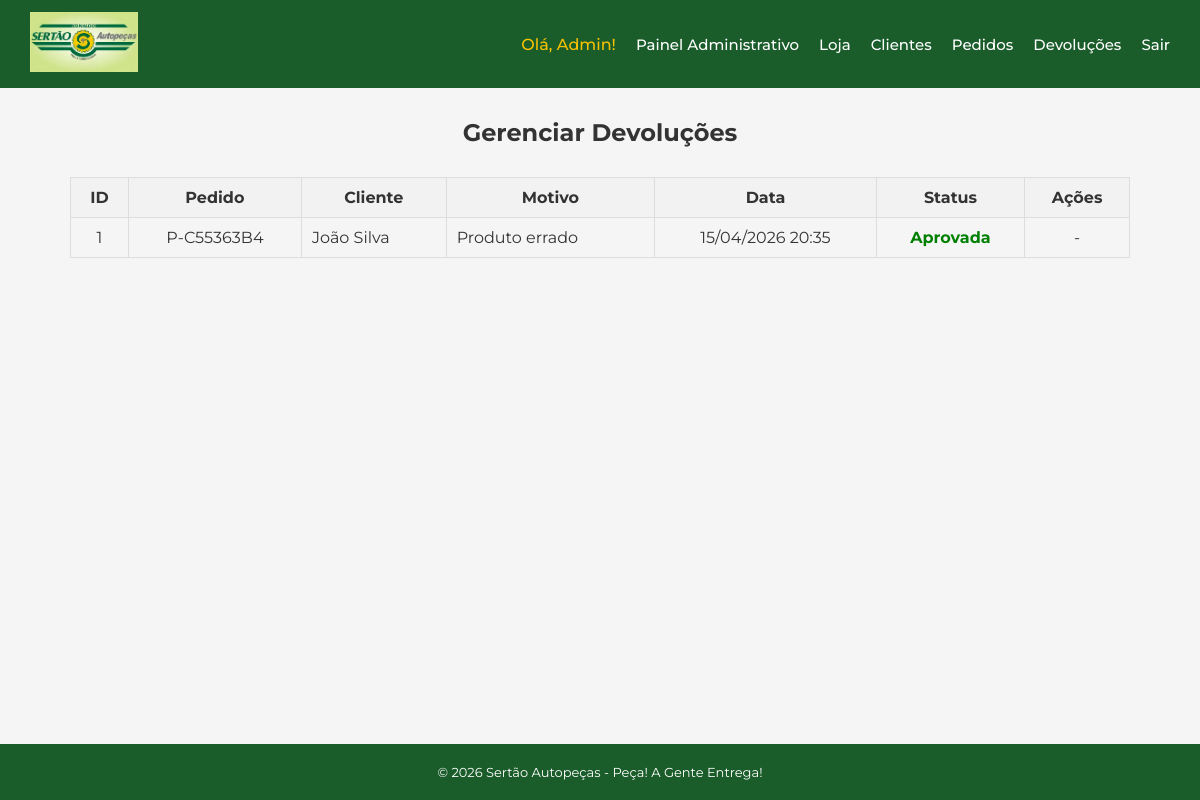
The page /admin/devolucoes (signed in) on the database as committed earlier.
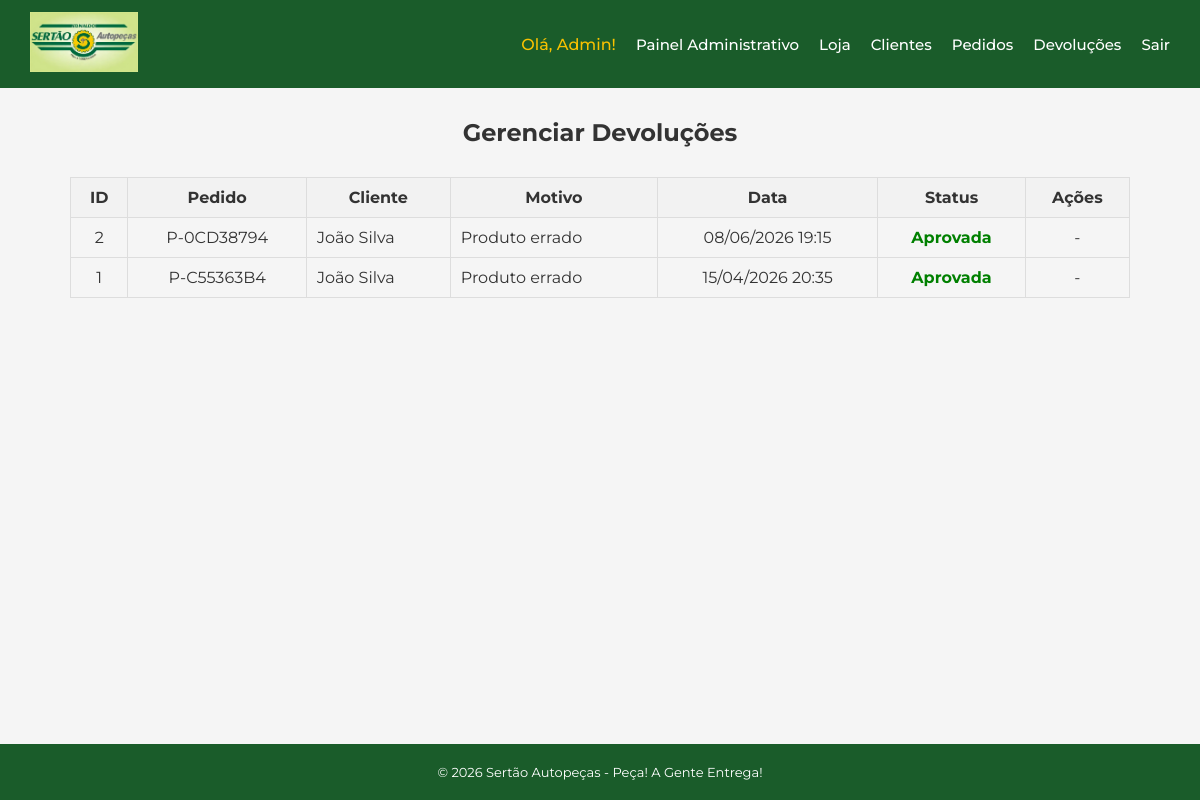
The same page on the database as committed later.
### app/models.py (models this page shows)
class Devolucao(db.Model):
    id = db.Column(db.Integer, primary_key=True)
    protocolo = db.Column(db.String, nullable=False)
    pedido_id = db.Column(db.Integer, db.ForeignKey('pedido.id'), nullable=False)
    motivo = db.Column(db.String, nullable=False)
    status = db.Column(db.String, nullable=False)
    data = db.Column(db.DateTime, default=agora_brasilia)
    pedido = db.relationship('Pedido', backref='devolucoes')

class Pedido(db.Model):
    id = db.Column(db.Integer, primary_key=True)
    numero = db.Column(db.String, nullable=False, unique=True)
    data = db.Column(db.DateTime, default=agora_brasilia)
    status = db.Column(db.String, nullable=False)
    usuario_id = db.Column(db.Integer, db.ForeignKey('usuario.id'), nullable=False)
    usuario = db.relationship('Usuario', back_populates='pedidos')
    itens = db.relationship('ItemPedido', backref='pedido')

class Usuario(UserMixin, db.Model):
    id = db.Column(db.Integer, primary_key=True)
    nome = db.Column(db.String(100), nullable=False)
    email = db.Column(db.String(100), nullable=False, unique=True)
    senha = db.Column(db.String(100), nullable=False)
    perfil = db.Column(db.String(100), nullable=False)
    endereco = db.Column(db.String(200), nullable=True)
    cidade = db.Column(db.String(100), nullable=True)
    estado = db.Column(db.String(2), nullable=True)
    cep = db.Column(db.String(9), nullable=True)
    data_cadastro = db.Column(db.DateTime, default=agora_brasilia)
    pedidos = db.relationship('Pedido', back_populates='usuario')

### app/routes/admin.py (the view)
@admin.route('/admin/devolucoes')
@login_required
def listar_devolucoes():
    if current_user.perfil != 'ADMIN':
        return redirect('/loja')
    devolucoes = Devolucao.query.order_by(Devolucao.data.desc()).all()
    return render_template('admin/devolucoes.html', devolucoes=devolucoes)

### app/models.py (called while the page is built)
@login_manager.user_loader
def load_user(user_id):
    return Usuario.query.get(int(user_id))

### app/templates/admin/devolucoes.html (shortened to what this page needs)
{% extends 'base.html' %}
{% block conteudo %}
<h2 style="text-align: center;">Gerenciar Devoluções</h2>
{% if devolucoes %}
<table style="width: 100%; border-collapse: collapse; margin-top: 30px;">
    <thead>
        <tr style="background-color: #f2f2f2;">
            <th style="padding: 10px; border: 1px solid #ddd;">ID</th>
            <th style="padding: 10px; border: 1px solid #ddd;">Pedido</th>
            <th style="padding: 10px; border: 1px solid #ddd;">Cliente</th>
            <th style="padding: 10px; border: 1px solid #ddd;">Motivo</th>
            <th style="padding: 10px; border: 1px solid #ddd;">Data</th>
            <th style="padding: 10px; border: 1px solid #ddd;">Status</th>
            <th style="padding: 10px; border: 1px solid #ddd;">Ações</th>
        </tr>
    </thead>
    <tbody>
        {% for d in devolucoes %}
        <tr
        >
            <td style="padding: 10px; border: 1px solid #ddd; text-align: center;">
                {{ d.id }}
            </td>
            <td style="padding: 10px; border: 1px solid #ddd; text-align: center;">
                {{ d.pedido.numero }}
            </td>
            <td style="padding: 10px; border: 1px solid #ddd;">
                {{ d.pedido.usuario.nome }}
            </td>
            <td style="padding: 10px; border: 1px solid #ddd;">
                {{ d.motivo }}
            </td>
            <td style="padding: 10px; border: 1px solid #ddd; text-align: center;">
                {{ d.data.strftime('%d/%m/%Y %H:%M') }}
            </td>
            <td style="padding: 10px; border: 1px solid #ddd; text-align: center;">
                {% if d.status == 'PENDENTE' %}
                    <span style="color: orange; font-weight: bold;">Pendente</span>
                {% elif d.status == 'APROVADA' %}
                    <span style="color: green; font-weight: bold;">Aprovada</span>
                {% elif d.status == 'RECUSADA' %}
                    <span style="color: red; font-weight: bold;">Recusada</span>
                {% endif %}
            </td>
            <td style="padding: 10px; border: 1px solid #ddd; text-align: center;">
                {% if d.status == 'PENDENTE' %}
                <form action="/admin/devolucoes/{{ d.id }}/aprovar" method="POST" style="display:inline;">
                    <button type="submit" class="btn btn-primary" style="margin-bottom: 5px;">
                        Aprovar
                    </button>
                </form>
                <form action="/admin/devolucoes/{{ d.id }}/rejeitar" method="POST" style="display:inline;">
                    <button type="submit" class="btn btn-secondary">
                        Rejeitar
                    </button>
                </form>
                {% else %}
                    <span>-</span>
                {% endif %}
            </td>
        </tr>
        {% endfor %}
    </tbody>
</table>
{% else %}
<div style="text-align: center; margin-top: 30px;">
    <p>Nenhuma devolução encontrada.</p>
</div>
{% endif %}
{% endblock %}

Rows that differ between the two databases and show on the page:
added Devolucao: id "2", pedido.numero "P-0CD38794", pedido.usuario.nome "João Silva", motivo "Produto errado", data "08/06/2026 19:15", status "Aprovada"
